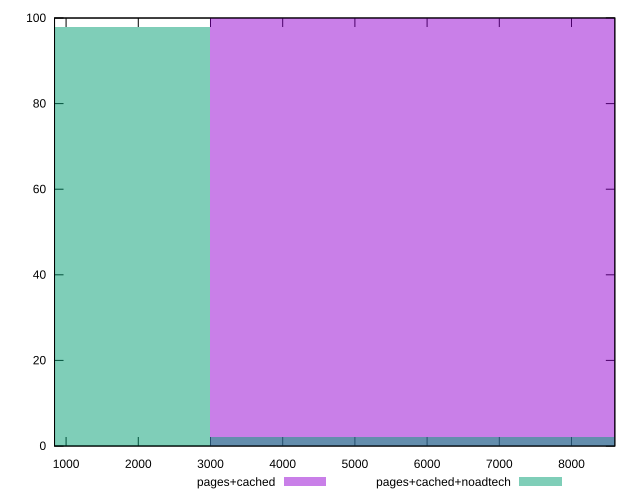

The gnuplot source for this figure:
reset

$pagesCached <<EOF
5993.344312967955 100
EOF

$pagesCachedNoadtech <<EOF
5993.344312967955 2
0 98
EOF

set key outside below
set boxwidth 5993.344312967955
set xrange [840:8600]
set yrange [0:100]
set trange [0:100]
set style fill transparent solid 0.5 noborder
set terminal svg size 640, 500 enhanced background rgb 'white'
set output "report_00014_2021-02-09T15:56:05.503Z/uses-text-compression/comparison/histogram/1_vs_2.svg"

plot $pagesCached title "pages+cached" with boxes, \
     $pagesCachedNoadtech title "pages+cached+noadtech" with boxes

reset
